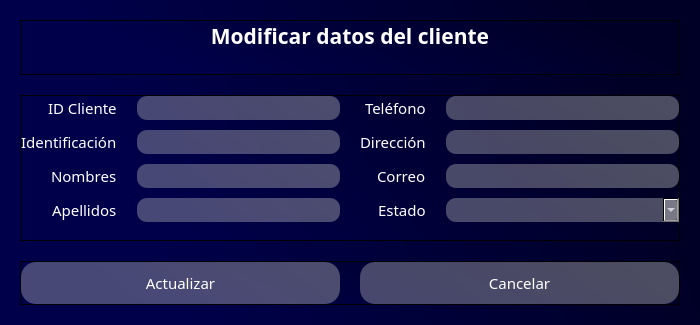
<?xml version="1.0" encoding="UTF-8"?>
<ui version="4.0">
 <class>Dialog</class>
 <widget class="QDialog" name="Dialog">
  <property name="geometry">
   <rect>
    <x>0</x>
    <y>0</y>
    <width>700</width>
    <height>325</height>
   </rect>
  </property>
  <property name="windowTitle">
   <string>Modificar datos del cliente</string>
  </property>
  <property name="windowIcon">
   <iconset>
    <normaloff>../icons/book.png</normaloff>../icons/book.png</iconset>
  </property>
  <property name="whatsThis">
   <string/>
  </property>
  <property name="styleSheet">
   <string notr="true"/>
  </property>
  <property name="modal">
   <bool>true</bool>
  </property>
  <layout class="QVBoxLayout" name="verticalLayout">
   <property name="spacing">
    <number>0</number>
   </property>
   <property name="leftMargin">
    <number>0</number>
   </property>
   <property name="topMargin">
    <number>0</number>
   </property>
   <property name="rightMargin">
    <number>0</number>
   </property>
   <property name="bottomMargin">
    <number>0</number>
   </property>
   <item>
    <widget class="QWidget" name="widget" native="true">
     <property name="styleSheet">
      <string notr="true">background-color: qlineargradient(spread:pad, x1:1, y1:0.363, x2:0, y2:0.528864, stop:0.0696517 rgba(0, 0, 38, 255), stop:0.81592 rgba(0, 0, 74, 255));</string>
     </property>
     <layout class="QVBoxLayout" name="verticalLayout_2" stretch="2,7,1">
      <property name="spacing">
       <number>20</number>
      </property>
      <property name="leftMargin">
       <number>20</number>
      </property>
      <property name="topMargin">
       <number>20</number>
      </property>
      <property name="rightMargin">
       <number>20</number>
      </property>
      <property name="bottomMargin">
       <number>20</number>
      </property>
      <item>
       <widget class="QFrame" name="header">
        <property name="font">
         <font>
          <family>Candara</family>
          <pointsize>14</pointsize>
          <weight>75</weight>
          <bold>true</bold>
         </font>
        </property>
        <property name="frameShape">
         <enum>QFrame::StyledPanel</enum>
        </property>
        <property name="frameShadow">
         <enum>QFrame::Raised</enum>
        </property>
        <layout class="QVBoxLayout" name="verticalLayout_3" stretch="5,5">
         <property name="spacing">
          <number>5</number>
         </property>
         <property name="leftMargin">
          <number>0</number>
         </property>
         <property name="topMargin">
          <number>0</number>
         </property>
         <property name="rightMargin">
          <number>0</number>
         </property>
         <property name="bottomMargin">
          <number>0</number>
         </property>
         <item>
          <widget class="QLabel" name="lblTitulo">
           <property name="font">
            <font>
             <family>Candara</family>
             <pointsize>16</pointsize>
             <weight>75</weight>
             <bold>true</bold>
            </font>
           </property>
           <property name="styleSheet">
            <string notr="true">color: rgb(255, 255, 255);
background-color: none;</string>
           </property>
           <property name="text">
            <string>Modificar datos del cliente</string>
           </property>
           <property name="alignment">
            <set>Qt::AlignCenter</set>
           </property>
          </widget>
         </item>
         <item>
          <widget class="QLabel" name="lblWarning">
           <property name="font">
            <font>
             <family>Candara</family>
             <pointsize>10</pointsize>
            </font>
           </property>
           <property name="styleSheet">
            <string notr="true">color: rgb(255, 0, 0);
background-color: none;</string>
           </property>
           <property name="text">
            <string/>
           </property>
           <property name="alignment">
            <set>Qt::AlignCenter</set>
           </property>
          </widget>
         </item>
        </layout>
       </widget>
      </item>
      <item>
       <widget class="QFrame" name="content">
        <property name="frameShape">
         <enum>QFrame::StyledPanel</enum>
        </property>
        <property name="frameShadow">
         <enum>QFrame::Raised</enum>
        </property>
        <layout class="QHBoxLayout" name="horizontalLayout" stretch="5,5">
         <property name="spacing">
          <number>20</number>
         </property>
         <property name="leftMargin">
          <number>0</number>
         </property>
         <property name="topMargin">
          <number>0</number>
         </property>
         <property name="rightMargin">
          <number>0</number>
         </property>
         <property name="bottomMargin">
          <number>0</number>
         </property>
         <item>
          <layout class="QFormLayout" name="formLayout">
           <property name="labelAlignment">
            <set>Qt::AlignRight|Qt::AlignTrailing|Qt::AlignVCenter</set>
           </property>
           <property name="horizontalSpacing">
            <number>20</number>
           </property>
           <property name="verticalSpacing">
            <number>10</number>
           </property>
           <item row="1" column="0">
            <widget class="QLabel" name="lblIdentificacion">
             <property name="font">
              <font>
               <family>Candara</family>
               <pointsize>11</pointsize>
              </font>
             </property>
             <property name="styleSheet">
              <string notr="true">color: rgb(255, 255, 255);
background-color: none;</string>
             </property>
             <property name="text">
              <string>Identificación</string>
             </property>
            </widget>
           </item>
           <item row="1" column="1">
            <widget class="QLineEdit" name="txtIdentificacion">
             <property name="font">
              <font>
               <family>Candara</family>
               <pointsize>11</pointsize>
              </font>
             </property>
             <property name="styleSheet">
              <string notr="true">background-color: qlineargradient(spread:pad, x1:1, y1:0.363, x2:0, y2:0.528864, stop:0.0696517 rgba(184, 184, 184, 105), stop:0.81592 rgba(195, 195, 195, 94));

border-radius: 10px;
color: rgb(255, 255, 255);
padding-left: 10px;</string>
             </property>
            </widget>
           </item>
           <item row="2" column="0">
            <widget class="QLabel" name="lblNombres">
             <property name="font">
              <font>
               <family>Candara</family>
               <pointsize>11</pointsize>
              </font>
             </property>
             <property name="styleSheet">
              <string notr="true">color: rgb(255, 255, 255);
background-color: none;</string>
             </property>
             <property name="text">
              <string>Nombres</string>
             </property>
            </widget>
           </item>
           <item row="2" column="1">
            <widget class="QLineEdit" name="txtNombres">
             <property name="font">
              <font>
               <family>Candara</family>
               <pointsize>11</pointsize>
              </font>
             </property>
             <property name="styleSheet">
              <string notr="true">background-color: qlineargradient(spread:pad, x1:1, y1:0.363, x2:0, y2:0.528864, stop:0.0696517 rgba(184, 184, 184, 105), stop:0.81592 rgba(195, 195, 195, 94));

border-radius: 10px;
color: rgb(255, 255, 255);
padding-left: 10px;</string>
             </property>
            </widget>
           </item>
           <item row="3" column="0">
            <widget class="QLabel" name="lblApellidos">
             <property name="font">
              <font>
               <family>Candara</family>
               <pointsize>11</pointsize>
              </font>
             </property>
             <property name="styleSheet">
              <string notr="true">color: rgb(255, 255, 255);
background-color: none;</string>
             </property>
             <property name="text">
              <string>Apellidos</string>
             </property>
            </widget>
           </item>
           <item row="3" column="1">
            <widget class="QLineEdit" name="txtApellidos">
             <property name="font">
              <font>
               <family>Candara</family>
               <pointsize>11</pointsize>
              </font>
             </property>
             <property name="styleSheet">
              <string notr="true">background-color: qlineargradient(spread:pad, x1:1, y1:0.363, x2:0, y2:0.528864, stop:0.0696517 rgba(184, 184, 184, 105), stop:0.81592 rgba(195, 195, 195, 94));

border-radius: 10px;
color: rgb(255, 255, 255);
padding-left: 10px;</string>
             </property>
            </widget>
           </item>
           <item row="0" column="0">
            <widget class="QLabel" name="lblidCliente">
             <property name="font">
              <font>
               <family>Candara</family>
               <pointsize>11</pointsize>
              </font>
             </property>
             <property name="styleSheet">
              <string notr="true">color: rgb(255, 255, 255);
background-color: none;</string>
             </property>
             <property name="text">
              <string>ID Cliente</string>
             </property>
            </widget>
           </item>
           <item row="0" column="1">
            <widget class="QLineEdit" name="txtidCliente">
             <property name="font">
              <font>
               <family>Candara</family>
               <pointsize>11</pointsize>
              </font>
             </property>
             <property name="styleSheet">
              <string notr="true">background-color: qlineargradient(spread:pad, x1:1, y1:0.363, x2:0, y2:0.528864, stop:0.0696517 rgba(184, 184, 184, 105), stop:0.81592 rgba(195, 195, 195, 94));

border-radius: 10px;
color: rgb(255, 255, 255);
padding-left: 10px;</string>
             </property>
             <property name="readOnly">
              <bool>true</bool>
             </property>
            </widget>
           </item>
          </layout>
         </item>
         <item>
          <layout class="QFormLayout" name="formLayout_3">
           <property name="labelAlignment">
            <set>Qt::AlignRight|Qt::AlignTrailing|Qt::AlignVCenter</set>
           </property>
           <property name="horizontalSpacing">
            <number>20</number>
           </property>
           <property name="verticalSpacing">
            <number>10</number>
           </property>
           <item row="0" column="0">
            <widget class="QLabel" name="lblTelefono">
             <property name="font">
              <font>
               <family>Candara</family>
               <pointsize>11</pointsize>
              </font>
             </property>
             <property name="styleSheet">
              <string notr="true">color: rgb(255, 255, 255);
background-color: none;</string>
             </property>
             <property name="text">
              <string>Teléfono</string>
             </property>
            </widget>
           </item>
           <item row="0" column="1">
            <widget class="QLineEdit" name="txtTelefono">
             <property name="font">
              <font>
               <family>Candara</family>
               <pointsize>11</pointsize>
              </font>
             </property>
             <property name="styleSheet">
              <string notr="true">background-color: qlineargradient(spread:pad, x1:1, y1:0.363, x2:0, y2:0.528864, stop:0.0696517 rgba(184, 184, 184, 105), stop:0.81592 rgba(195, 195, 195, 94));

border-radius: 10px;
color: rgb(255, 255, 255);
padding-left: 10px;</string>
             </property>
            </widget>
           </item>
           <item row="1" column="0">
            <widget class="QLabel" name="lblDireccion">
             <property name="font">
              <font>
               <family>Candara</family>
               <pointsize>11</pointsize>
              </font>
             </property>
             <property name="styleSheet">
              <string notr="true">color: rgb(255, 255, 255);
background-color: none;</string>
             </property>
             <property name="text">
              <string>Dirección</string>
             </property>
            </widget>
           </item>
           <item row="1" column="1">
            <widget class="QLineEdit" name="txtDireccion">
             <property name="font">
              <font>
               <family>Candara</family>
               <pointsize>11</pointsize>
              </font>
             </property>
             <property name="styleSheet">
              <string notr="true">background-color: qlineargradient(spread:pad, x1:1, y1:0.363, x2:0, y2:0.528864, stop:0.0696517 rgba(184, 184, 184, 105), stop:0.81592 rgba(195, 195, 195, 94));

border-radius: 10px;
color: rgb(255, 255, 255);
padding-left: 10px;</string>
             </property>
            </widget>
           </item>
           <item row="2" column="0">
            <widget class="QLabel" name="lblCorreo">
             <property name="font">
              <font>
               <family>Candara</family>
               <pointsize>11</pointsize>
              </font>
             </property>
             <property name="styleSheet">
              <string notr="true">color: rgb(255, 255, 255);
background-color: none;</string>
             </property>
             <property name="text">
              <string>Correo</string>
             </property>
            </widget>
           </item>
           <item row="2" column="1">
            <widget class="QLineEdit" name="txtCorreo">
             <property name="font">
              <font>
               <family>Candara</family>
               <pointsize>11</pointsize>
              </font>
             </property>
             <property name="styleSheet">
              <string notr="true">background-color: qlineargradient(spread:pad, x1:1, y1:0.363, x2:0, y2:0.528864, stop:0.0696517 rgba(184, 184, 184, 105), stop:0.81592 rgba(195, 195, 195, 94));

border-radius: 10px;
color: rgb(255, 255, 255);
padding-left: 10px;</string>
             </property>
            </widget>
           </item>
           <item row="3" column="0">
            <widget class="QLabel" name="lblEstado">
             <property name="font">
              <font>
               <family>Candara</family>
               <pointsize>11</pointsize>
              </font>
             </property>
             <property name="styleSheet">
              <string notr="true">color: rgb(255, 255, 255);
background-color: none;</string>
             </property>
             <property name="text">
              <string>Estado</string>
             </property>
            </widget>
           </item>
           <item row="3" column="1">
            <widget class="QComboBox" name="cbEstado">
             <property name="font">
              <font>
               <family>Candara</family>
               <pointsize>11</pointsize>
              </font>
             </property>
             <property name="cursor">
              <cursorShape>PointingHandCursor</cursorShape>
             </property>
             <property name="toolTip">
              <string>Estados</string>
             </property>
             <property name="styleSheet">
              <string notr="true">background-color: qlineargradient(spread:pad, x1:1, y1:0.363, x2:0, y2:0.528864, stop:0.0696517 rgba(184, 184, 184, 105), stop:0.81592 rgba(195, 195, 195, 94));

border-radius: 10px;
color: rgb(255, 255, 255);
padding-left: 10px;</string>
             </property>
            </widget>
           </item>
          </layout>
         </item>
        </layout>
       </widget>
      </item>
      <item>
       <widget class="QFrame" name="footer">
        <property name="frameShape">
         <enum>QFrame::StyledPanel</enum>
        </property>
        <property name="frameShadow">
         <enum>QFrame::Raised</enum>
        </property>
        <layout class="QHBoxLayout" name="horizontalLayout_2">
         <property name="spacing">
          <number>20</number>
         </property>
         <property name="leftMargin">
          <number>0</number>
         </property>
         <property name="topMargin">
          <number>0</number>
         </property>
         <property name="rightMargin">
          <number>0</number>
         </property>
         <property name="bottomMargin">
          <number>0</number>
         </property>
         <item>
          <widget class="QPushButton" name="btnActualizar">
           <property name="font">
            <font>
             <family>Candara</family>
             <pointsize>11</pointsize>
            </font>
           </property>
           <property name="cursor">
            <cursorShape>PointingHandCursor</cursorShape>
           </property>
           <property name="toolTip">
            <string>Agregar</string>
           </property>
           <property name="styleSheet">
            <string notr="true">QPushButton#btnActualizar{
	background-color: qlineargradient(spread:pad, x1:1, y1:0.363, x2:0, y2:0.528864, stop:0.0696517 rgba(184, 184, 184, 105), stop:0.81592 rgba(195, 195, 195, 94));
	
	color: rgba(255, 255, 255);
	border-radius: 15px;
	padding: 10px;
}

QPushButton#btnActualizar:hover{
	background-color: qlineargradient(spread:pad, x1:1, y1:0.363, x2:0, y2:0.528864, stop:0.0696517 rgba(150, 150, 150, 255), stop:0.81592 rgba(201, 201, 201, 255));
}

QPushButton#btnActualizar:pressed{
	background-color: rgb(173, 173, 173);
}</string>
           </property>
           <property name="text">
            <string>Actualizar</string>
           </property>
          </widget>
         </item>
         <item>
          <widget class="QPushButton" name="btnCancelar">
           <property name="font">
            <font>
             <family>Candara</family>
             <pointsize>11</pointsize>
            </font>
           </property>
           <property name="cursor">
            <cursorShape>PointingHandCursor</cursorShape>
           </property>
           <property name="toolTip">
            <string>Cancelar</string>
           </property>
           <property name="styleSheet">
            <string notr="true">QPushButton#btnCancelar{
	background-color: qlineargradient(spread:pad, x1:1, y1:0.363, x2:0, y2:0.528864, stop:0.0696517 rgba(184, 184, 184, 105), stop:0.81592 rgba(195, 195, 195, 94));
	
	color: rgba(255, 255, 255);
	border-radius: 15px;
	padding: 10px;
}

QPushButton#btnCancelar:hover{
	background-color: qlineargradient(spread:pad, x1:1, y1:0.363, x2:0, y2:0.528864, stop:0.0696517 rgba(150, 150, 150, 255), stop:0.81592 rgba(201, 201, 201, 255));
}

QPushButton#btnCancelar:pressed{
	background-color: rgb(173, 173, 173);
}</string>
           </property>
           <property name="text">
            <string>Cancelar</string>
           </property>
          </widget>
         </item>
        </layout>
       </widget>
      </item>
     </layout>
    </widget>
   </item>
  </layout>
 </widget>
 <resources/>
 <connections/>
</ui>
